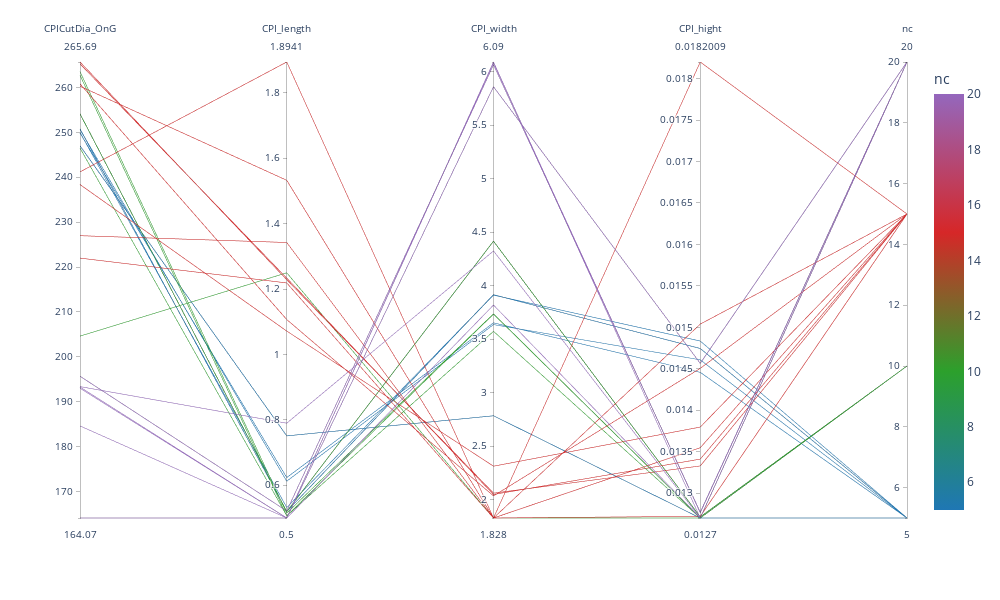

Notebook code for this chart:
### Markdown cell above
## CPI Graph

### Code cell
file_paths = [r'C:\Users\Maryam\Desktop\Python\Thesis\classes\Values_class_no_5_area.csv',
              r'C:\Users\Maryam\Desktop\Python\Thesis\classes\Values_class_no_10_area.csv',
              r'C:\Users\Maryam\Desktop\Python\Thesis\classes\Values_class_no_15_area.csv',
              r'C:\Users\Maryam\Desktop\Python\Thesis\classes\Values_class_no_20_area.csv']

data=pd.DataFrame()
for file_path in file_paths:
    # read
    df=pd.read_csv(file_path)
    # remove space from columns
    df.columns=df.columns.str.strip()
    # combines all files together
    data=pd.concat([data,df],ignore_index=True)
    
# remove duplications from configurations
unique_nc=data['nc'].unique() 


print(unique_nc)

def assign_color(row):  
    if row['nc']==5:
        return 1
    elif row['nc']==10:
        return 2
    elif row['nc']==15:
        return 3
    else :
        return 4
    
data['classes']= data.apply(assign_color, axis=1)


# Get the selected columns along with 'Configurations'
selected_columns = data[['CPICutDia_OnG', 'CPI_length',	'CPI_width', 'CPI_hight', 'nc']]
#selected_columns = data[['nc', 'OnG',	'TSS']]

custom_color_scale = [
    '#1f77b4',  # blue
    #'#ff7f0e',  # orange
    '#2ca02c',  # green
    '#d62728',  # red
    '#9467bd',  # purple
    #'#8c564b',  # brown
    #'#e377c2',  # pink
    #'#7f7f7f',  # gray
    #'#bcbd22',  # olive
    #'#17becf'   # cyan
]

plt.figure(figsize=(18,18))

# Generate the parallel coordinates plot
fig = px.parallel_coordinates(selected_columns, color='nc', color_continuous_scale=custom_color_scale, 
                              labels={"rounded_HC_no": "rounded_HC_no",
                                      "HC_dc": "HC_dc"},)
                                      

# Adjust the figure size
fig.update_layout(
    width=1000,  # Adjust as needed
    height=600  # Adjust as needed
)


fig.show()

### Figure 1 — Plotly figure (JSON) as saved in the notebook; plotly's stock layout.template omitted (floating-point values rounded to 4 significant figures)
{"data": [{"dimensions": [{"label": "CPICutDia_OnG", "values": [250.6, 250.8, 249.9, 250.8, 250.0, 247.0, 247.0, 254.1, 262.7, 254.1, 254.1, 263.5, 204.6, 246.5, 260.8, 260.3, 265.3, 227.0, 265.7, 241.2, 238.4, 222.0, 164.1, 193.4, 195.7, 195.7, 184.6, 193.0, 193.3, 164.1]}, {"label": "CPI_length", "values": [0.6125, 0.52, 0.6236, 0.52, 0.532, 0.751, 0.751, 0.5194, 0.5067, 0.5194, 0.5194, 0.5149, 1.25, 0.507, 1.107, 1.532, 1.233, 1.342, 1.228, 1.894, 1.071, 1.219, 0.5, 0.7899, 0.5213, 0.5213, 0.5, 0.5, 0.5, 0.5]}, {"label": "CPI_width", "values": [3.636, 3.915, 3.652, 3.915, 3.911, 2.783, 2.783, 4.415, 3.734, 4.415, 4.415, 3.736, 1.828, 3.573, 2.035, 1.828, 2.048, 1.828, 2.06, 1.828, 2.312, 1.828, 5.859, 4.324, 6.065, 6.065, 3.818, 6.09, 6.083, 5.859]}, {"label": "CPI_hight", "values": [0.01461, 0.01474, 0.01446, 0.01474, 0.01483, 0.0127, 0.0127, 0.01271, 0.0127, 0.01271, 0.01271, 0.0127, 0.0127, 0.0127, 0.0145, 0.0182, 0.01341, 0.01272, 0.01333, 0.01504, 0.0138, 0.01355, 0.01457, 0.0127, 0.01277, 0.01277, 0.0127, 0.0127, 0.01276, 0.01457]}, {"label": "nc", "values": [5, 5, 5, 5, 5, 5, 5, 10, 10, 10, 10, 10, 10, 10, 15, 15, 15, 15, 15, 15, 15, 15, 20, 20, 20, 20, 20, 20, 20, 20]}], "domain": {"x": [0, 1], "y": [0, 1]}, "line": {"color": [5, 5, 5, 5, 5, 5, 5, 10, 10, 10, 10, 10, 10, 10, 15, 15, 15, 15, 15, 15, 15, 15, 20, 20, 20, 20, 20, 20, 20, 20], "coloraxis": "coloraxis"}, "name": "", "type": "parcoords"}], "layout": {"coloraxis": {"colorbar": {"title": {"text": "nc"}}, "colorscale": [[0, "#1f77b4"], [0.3333, "#2ca02c"], [0.6667, "#d62728"], [1, "#9467bd"]]}, "height": 600, "legend": {"tracegroupgap": 0}, "margin": {"t": 60}, "width": 1000}}
